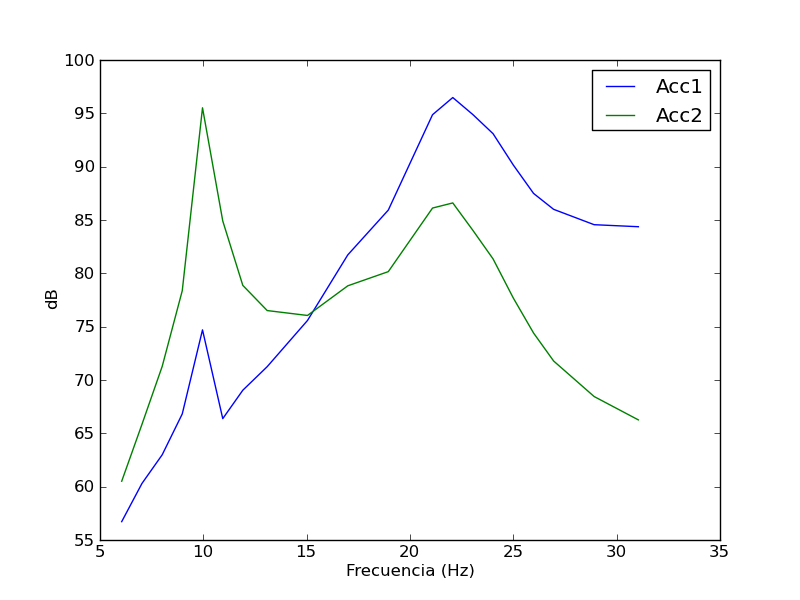

Write the Python code that produced this figure.
#!/usr/bin/env python
# -*- coding: utf-8 -*-

import array
import numpy
import pylab

freq = (6.05, 7.03, 8.01, 8.98, 9.96, 10.94, 11.91, 13.09, 15.04, 16.99,
		 18.95, 21.09, 22.07, 23.05, 24.02, 25, 25.98, 26.95, 28.91, 31.05)
acc1 = (56.72, 60.30, 62.99, 66.82, 74.70, 66.38, 69.04, 71.25, 75.58, 81.73,
		 85.93, 94.87, 96.48, 94.87, 93.09, 90.15, 87.49, 86, 84.56, 84.37)
acc2 = (60.51, 65.84, 71.28, 78.37, 95.52, 84.91, 78.87, 76.51, 76.05, 78.83,
		80.16, 86.12, 86.60, 84.01, 81.35, 77.68, 74.40, 71.78, 68.45, 66.26)
def main():
	fig = pylab.gcf()
	pylab.plot(freq,acc1)
	pylab.plot(freq,acc2)
	pylab.xlabel('Frecuencia (Hz)')
	pylab.ylabel('dB')
	pylab.legend(('Acc1','Acc2',), loc='best')
	fig.savefig("grafica.png")
	pylab.show()

if __name__ == "__main__": main()
